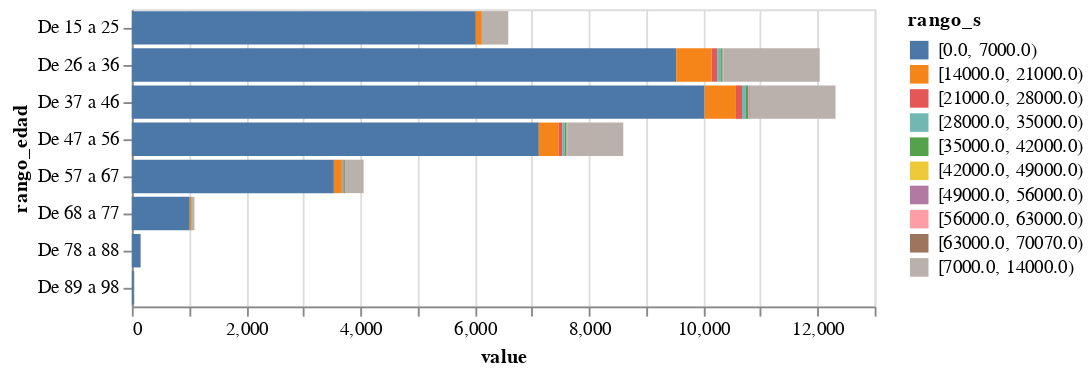

Source (notebook cell):
### Code cell
alt.Chart(df).mark_bar().encode(
    x='value',
    y='rango_edad',
    color='rango_s'
)

### Figure 1 — Vega-Lite specification as saved in the notebook (floating-point values rounded to 4 significant figures)
{"config": {"view": {"continuousWidth": 400, "continuousHeight": 300}}, "data": {"name": "data-255c0ccac0665443db822a3a828ab71b"}, "mark": "bar", "encoding": {"color": {"field": "rango_s", "type": "nominal"}, "x": {"field": "value", "type": "quantitative"}, "y": {"field": "rango_edad", "type": "nominal"}}, "$schema": "https://vega.github.io/schema/vega-lite/v4.17.0.json", "datasets": {"data-255c0ccac0665443db822a3a828ab71b": [{"Unnamed: 0": "0", "rango_s": "[0.0, 7000.0)", "rango_edad": "De 15 a 25", "Autonomía para usar los recursos monetarios en lo que se desee": 6020.0, "variable": 6020.0, "value": 6020.0}, {"Unnamed: 0": "1", "rango_s": "[0.0, 7000.0)", "rango_edad": "De 26 a 36", "Autonomía para usar los recursos monetarios en lo que se desee": 9527.0, "variable": 9527.0, "value": 9527.0}, {"Unnamed: 0": "2", "rango_s": "[0.0, 7000.0)", "rango_edad": "De 37 a 46", "Autonomía para usar los recursos monetarios en lo que se desee": 10020.0, "variable": 10020.0, "value": 10020.0}, {"Unnamed: 0": "3", "rango_s": "[0.0, 7000.0)", "rango_edad": "De 47 a 56", "Autonomía para usar los recursos monetarios en lo que se desee": 7122.0, "variable": 7122.0, "value": 7122.0}, {"Unnamed: 0": "4", "rango_s": "[0.0, 7000.0)", "rango_edad": "De 57 a 67", "Autonomía para usar los recursos monetarios en lo que se desee": 3536.0, "variable": 3536.0, "value": 3536.0}, {"Unnamed: 0": "5", "rango_s": "[0.0, 7000.0)", "rango_edad": "De 68 a 77", "Autonomía para usar los recursos monetarios en lo que se desee": 1013.0, "variable": 1013.0, "value": 1013.0}, {"Unnamed: 0": "6", "rango_s": "[0.0, 7000.0)", "rango_edad": "De 78 a 88", "Autonomía para usar los recursos monetarios en lo que se desee": 153.0, "variable": 153.0, "value": 153.0}, {"Unnamed: 0": "7", "rango_s": "[0.0, 7000.0)", "rango_edad": "De 89 a 98", "Autonomía para usar los recursos monetarios en lo que se desee": 36.0, "variable": 36.0, "value": 36.0}, {"Unnamed: 0": "8", "rango_s": "[7000.0, 14000.0)", "rango_edad": "De 15 a 25", "Autonomía para usar los recursos monetarios en lo que se desee": 446.0, "variable": 446.0, "value": 446.0}, {"Unnamed: 0": "9", "rango_s": "[7000.0, 14000.0)", "rango_edad": "De 26 a 36", "Autonomía para usar los recursos monetarios en lo que se desee": 1686.0, "variable": 1686.0, "value": 1686.0}, {"Unnamed: 0": "10", "rango_s": "[7000.0, 14000.0)", "rango_edad": "De 37 a 46", "Autonomía para usar los recursos monetarios en lo que se desee": 1495.0, "variable": 1495.0, "value": 1495.0}, {"Unnamed: 0": "11", "rango_s": "[7000.0, 14000.0)", "rango_edad": "De 47 a 56", "Autonomía para usar los recursos monetarios en lo que se desee": 975.0, "variable": 975.0, "value": 975.0}, {"Unnamed: 0": "12", "rango_s": "[7000.0, 14000.0)", "rango_edad": "De 57 a 67", "Autonomía para usar los recursos monetarios en lo que se desee": 312.0, "variable": 312.0, "value": 312.0}, {"Unnamed: 0": "13", "rango_s": "[7000.0, 14000.0)", "rango_edad": "De 68 a 77", "Autonomía para usar los recursos monetarios en lo que se desee": 40.0, "variable": 40.0, "value": 40.0}, {"Unnamed: 0": "14", "rango_s": "[7000.0, 14000.0)", "rango_edad": "De 78 a 88", "Autonomía para usar los recursos monetarios en lo que se desee": 3.0, "variable": 3.0, "value": 3.0}, {"Unnamed: 0": "15", "rango_s": "[7000.0, 14000.0)", "rango_edad": "De 89 a 98", "Autonomía para usar los recursos monetarios en lo que se desee": 5.0, "variable": 5.0, "value": 5.0}, {"Unnamed: 0": "16", "rango_s": "[14000.0, 21000.0)", "rango_edad": "De 15 a 25", "Autonomía para usar los recursos monetarios en lo que se desee": 100.0, "variable": 100.0, "value": 100.0}, {"Unnamed: 0": "17", "rango_s": "[14000.0, 21000.0)", "rango_edad": "De 26 a 36", "Autonomía para usar los recursos monetarios en lo que se desee": 619.0, "variable": 619.0, "value": 619.0}, {"Unnamed: 0": "18", "rango_s": "[14000.0, 21000.0)", "rango_edad": "De 37 a 46", "Autonomía para usar los recursos monetarios en lo que se desee": 550.0, "variable": 550.0, "value": 550.0}, {"Unnamed: 0": "19", "rango_s": "[14000.0, 21000.0)", "rango_edad": "De 47 a 56", "Autonomía para usar los recursos monetarios en lo que se desee": 350.0, "variable": 350.0, "value": 350.0}, {"Unnamed: 0": "20", "rango_s": "[14000.0, 21000.0)", "rango_edad": "De 57 a 67", "Autonomía para usar los recursos monetarios en lo que se desee": 135.0, "variable": 135.0, "value": 135.0}, {"Unnamed: 0": "21", "rango_s": "[14000.0, 21000.0)", "rango_edad": "De 68 a 77", "Autonomía para usar los recursos monetarios en lo que se desee": 26.0, "variable": 26.0, "value": 26.0}, {"Unnamed: 0": "22", "rango_s": "[14000.0, 21000.0)", "rango_edad": "De 78 a 88", "Autonomía para usar los recursos monetarios en lo que se desee": 3.0, "variable": 3.0, "value": 3.0}, {"Unnamed: 0": "23", "rango_s": "[14000.0, 21000.0)", "rango_edad": "De 89 a 98", "Autonomía para usar los recursos monetarios en lo que se desee": 1.0, "variable": 1.0, "value": 1.0}, {"Unnamed: 0": "24", "rango_s": "[21000.0, 28000.0)", "rango_edad": "De 15 a 25", "Autonomía para usar los recursos monetarios en lo que se desee": 10.0, "variable": 10.0, "value": 10.0}, {"Unnamed: 0": "25", "rango_s": "[21000.0, 28000.0)", "rango_edad": "De 26 a 36", "Autonomía para usar los recursos monetarios en lo que se desee": 98.0, "variable": 98.0, "value": 98.0}, {"Unnamed: 0": "26", "rango_s": "[21000.0, 28000.0)", "rango_edad": "De 37 a 46", "Autonomía para usar los recursos monetarios en lo que se desee": 106.0, "variable": 106.0, "value": 106.0}, {"Unnamed: 0": "27", "rango_s": "[21000.0, 28000.0)", "rango_edad": "De 47 a 56", "Autonomía para usar los recursos monetarios en lo que se desee": 59.0, "variable": 59.0, "value": 59.0}, {"Unnamed: 0": "28", "rango_s": "[21000.0, 28000.0)", "rango_edad": "De 57 a 67", "Autonomía para usar los recursos monetarios en lo que se desee": 19.0, "variable": 19.0, "value": 19.0}, {"Unnamed: 0": "29", "rango_s": "[21000.0, 28000.0)", "rango_edad": "De 68 a 77", "Autonomía para usar los recursos monetarios en lo que se desee": 5.0, "variable": 5.0, "value": 5.0}, {"Unnamed: 0": "30", "rango_s": "[21000.0, 28000.0)", "rango_edad": "De 78 a 88", "Autonomía para usar los recursos monetarios en lo que se desee": 0.0, "variable": 0.0, "value": 0.0}, {"Unnamed: 0": "31", "rango_s": "[21000.0, 28000.0)", "rango_edad": "De 89 a 98", "Autonomía para usar los recursos monetarios en lo que se desee": 0.0, "variable": 0.0, "value": 0.0}, {"Unnamed: 0": "32", "rango_s": "[28000.0, 35000.0)", "rango_edad": "De 15 a 25", "Autonomía para usar los recursos monetarios en lo que se desee": 7.0, "variable": 7.0, "value": 7.0}, {"Unnamed: 0": "33", "rango_s": "[28000.0, 35000.0)", "rango_edad": "De 26 a 36", "Autonomía para usar los recursos monetarios en lo que se desee": 69.0, "variable": 69.0, "value": 69.0}, {"Unnamed: 0": "34", "rango_s": "[28000.0, 35000.0)", "rango_edad": "De 37 a 46", "Autonomía para usar los recursos monetarios en lo que se desee": 69.0, "variable": 69.0, "value": 69.0}, {"Unnamed: 0": "35", "rango_s": "[28000.0, 35000.0)", "rango_edad": "De 47 a 56", "Autonomía para usar los recursos monetarios en lo que se desee": 48.0, "variable": 48.0, "value": 48.0}, {"Unnamed: 0": "36", "rango_s": "[28000.0, 35000.0)", "rango_edad": "De 57 a 67", "Autonomía para usar los recursos monetarios en lo que se desee": 25.0, "variable": 25.0, "value": 25.0}, {"Unnamed: 0": "37", "rango_s": "[28000.0, 35000.0)", "rango_edad": "De 68 a 77", "Autonomía para usar los recursos monetarios en lo que se desee": 5.0, "variable": 5.0, "value": 5.0}, {"Unnamed: 0": "38", "rango_s": "[28000.0, 35000.0)", "rango_edad": "De 78 a 88", "Autonomía para usar los recursos monetarios en lo que se desee": 1.0, "variable": 1.0, "value": 1.0}, {"Unnamed: 0": "39", "rango_s": "[28000.0, 35000.0)", "rango_edad": "De 89 a 98", "Autonomía para usar los recursos monetarios en lo que se desee": 1.0, "variable": 1.0, "value": 1.0}, {"Unnamed: 0": "40", "rango_s": "[35000.0, 42000.0)", "rango_edad": "De 15 a 25", "Autonomía para usar los recursos monetarios en lo que se desee": 5.0, "variable": 5.0, "value": 5.0}, {"Unnamed: 0": "41", "rango_s": "[35000.0, 42000.0)", "rango_edad": "De 26 a 36", "Autonomía para usar los recursos monetarios en lo que se desee": 26.0, "variable": 26.0, "value": 26.0}, {"Unnamed: 0": "42", "rango_s": "[35000.0, 42000.0)", "rango_edad": "De 37 a 46", "Autonomía para usar los recursos monetarios en lo que se desee": 36.0, "variable": 36.0, "value": 36.0}, {"Unnamed: 0": "43", "rango_s": "[35000.0, 42000.0)", "rango_edad": "De 47 a 56", "Autonomía para usar los recursos monetarios en lo que se desee": 27.0, "variable": 27.0, "value": 27.0}, {"Unnamed: 0": "44", "rango_s": "[35000.0, 42000.0)", "rango_edad": "De 57 a 67", "Autonomía para usar los recursos monetarios en lo que se desee": 15.0, "variable": 15.0, "value": 15.0}, {"Unnamed: 0": "45", "rango_s": "[35000.0, 42000.0)", "rango_edad": "De 68 a 77", "Autonomía para usar los recursos monetarios en lo que se desee": 4.0, "variable": 4.0, "value": 4.0}, {"Unnamed: 0": "46", "rango_s": "[35000.0, 42000.0)", "rango_edad": "De 78 a 88", "Autonomía para usar los recursos monetarios en lo que se desee": 0.0, "variable": 0.0, "value": 0.0}, {"Unnamed: 0": "47", "rango_s": "[35000.0, 42000.0)", "rango_edad": "De 89 a 98", "Autonomía para usar los recursos monetarios en lo que se desee": 0.0, "variable": 0.0, "value": 0.0}, {"Unnamed: 0": "48", "rango_s": "[42000.0, 49000.0)", "rango_edad": "De 15 a 25", "Autonomía para usar los recursos monetarios en lo que se desee": 0.0, "variable": 0.0, "value": 0.0}, {"Unnamed: 0": "49", "rango_s": "[42000.0, 49000.0)", "rango_edad": "De 26 a 36", "Autonomía para usar los recursos monetarios en lo que se desee": 3.0, "variable": 3.0, "value": 3.0}, {"Unnamed: 0": "50", "rango_s": "[42000.0, 49000.0)", "rango_edad": "De 37 a 46", "Autonomía para usar los recursos monetarios en lo que se desee": 7.0, "variable": 7.0, "value": 7.0}, {"Unnamed: 0": "51", "rango_s": "[42000.0, 49000.0)", "rango_edad": "De 47 a 56", "Autonomía para usar los recursos monetarios en lo que se desee": 3.0, "variable": 3.0, "value": 3.0}, {"Unnamed: 0": "52", "rango_s": "[42000.0, 49000.0)", "rango_edad": "De 57 a 67", "Autonomía para usar los recursos monetarios en lo que se desee": 2.0, "variable": 2.0, "value": 2.0}, {"Unnamed: 0": "53", "rango_s": "[42000.0, 49000.0)", "rango_edad": "De 68 a 77", "Autonomía para usar los recursos monetarios en lo que se desee": 0.0, "variable": 0.0, "value": 0.0}, {"Unnamed: 0": "54", "rango_s": "[42000.0, 49000.0)", "rango_edad": "De 78 a 88", "Autonomía para usar los recursos monetarios en lo que se desee": 0.0, "variable": 0.0, "value": 0.0}, {"Unnamed: 0": "55", "rango_s": "[42000.0, 49000.0)", "rango_edad": "De 89 a 98", "Autonomía para usar los recursos monetarios en lo que se desee": 0.0, "variable": 0.0, "value": 0.0}, {"Unnamed: 0": "56", "rango_s": "[49000.0, 56000.0)", "rango_edad": "De 15 a 25", "Autonomía para usar los recursos monetarios en lo que se desee": 0.0, "variable": 0.0, "value": 0.0}, {"Unnamed: 0": "57", "rango_s": "[49000.0, 56000.0)", "rango_edad": "De 26 a 36", "Autonomía para usar los recursos monetarios en lo que se desee": 8.0, "variable": 8.0, "value": 8.0}, {"Unnamed: 0": "58", "rango_s": "[49000.0, 56000.0)", "rango_edad": "De 37 a 46", "Autonomía para usar los recursos monetarios en lo que se desee": 23.0, "variable": 23.0, "value": 23.0}, {"Unnamed: 0": "59", "rango_s": "[49000.0, 56000.0)", "rango_edad": "De 47 a 56", "Autonomía para usar los recursos monetarios en lo que se desee": 13.0, "variable": 13.0, "value": 13.0}, {"Unnamed: 0": "60", "rango_s": "[49000.0, 56000.0)", "rango_edad": "De 57 a 67", "Autonomía para usar los recursos monetarios en lo que se desee": 10.0, "variable": 10.0, "value": 10.0}, {"Unnamed: 0": "61", "rango_s": "[49000.0, 56000.0)", "rango_edad": "De 68 a 77", "Autonomía para usar los recursos monetarios en lo que se desee": 1.0, "variable": 1.0, "value": 1.0}, {"Unnamed: 0": "62", "rango_s": "[49000.0, 56000.0)", "rango_edad": "De 78 a 88", "Autonomía para usar los recursos monetarios en lo que se desee": 0.0, "variable": 0.0, "value": 0.0}, {"Unnamed: 0": "63", "rango_s": "[49000.0, 56000.0)", "rango_edad": "De 89 a 98", "Autonomía para usar los recursos monetarios en lo que se desee": 0.0, "variable": 0.0, "value": 0.0}, {"Unnamed: 0": "64", "rango_s": "[56000.0, 63000.0)", "rango_edad": "De 15 a 25", "Autonomía para usar los recursos monetarios en lo que se desee": 0.0, "variable": 0.0, "value": 0.0}, {"Unnamed: 0": "65", "rango_s": "[56000.0, 63000.0)", "rango_edad": "De 26 a 36", "Autonomía para usar los recursos monetarios en lo que se desee": 3.0, "variable": 3.0, "value": 3.0}, {"Unnamed: 0": "66", "rango_s": "[56000.0, 63000.0)", "rango_edad": "De 37 a 46", "Autonomía para usar los recursos monetarios en lo que se desee": 3.0, "variable": 3.0, "value": 3.0}, {"Unnamed: 0": "67", "rango_s": "[56000.0, 63000.0)", "rango_edad": "De 47 a 56", "Autonomía para usar los recursos monetarios en lo que se desee": 3.0, "variable": 3.0, "value": 3.0}, {"Unnamed: 0": "68", "rango_s": "[56000.0, 63000.0)", "rango_edad": "De 57 a 67", "Autonomía para usar los recursos monetarios en lo que se desee": 2.0, "variable": 2.0, "value": 2.0}, {"Unnamed: 0": "69", "rango_s": "[56000.0, 63000.0)", "rango_edad": "De 68 a 77", "Autonomía para usar los recursos monetarios en lo que se desee": 0.0, "variable": 0.0, "value": 0.0}, {"Unnamed: 0": "70", "rango_s": "[56000.0, 63000.0)", "rango_edad": "De 78 a 88", "Autonomía para usar los recursos monetarios en lo que se desee": 0.0, "variable": 0.0, "value": 0.0}, {"Unnamed: 0": "71", "rango_s": "[56000.0, 63000.0)", "rango_edad": "De 89 a 98", "Autonomía para usar los recursos monetarios en lo que se desee": 0.0, "variable": 0.0, "value": 0.0}, {"Unnamed: 0": "72", "rango_s": "[63000.0, 70070.0)", "rango_edad": "De 15 a 25", "Autonomía para usar los recursos monetarios en lo que se desee": 0.0, "variable": 0.0, "value": 0.0}, {"Unnamed: 0": "73", "rango_s": "[63000.0, 70070.0)", "rango_edad": "De 26 a 36", "Autonomía para usar los recursos monetarios en lo que se desee": 0.0, "variable": 0.0, "value": 0.0}, {"Unnamed: 0": "74", "rango_s": "[63000.0, 70070.0)", "rango_edad": "De 37 a 46", "Autonomía para usar los recursos monetarios en lo que se desee": 3.0, "variable": 3.0, "value": 3.0}, {"Unnamed: 0": "75", "rango_s": "[63000.0, 70070.0)", "rango_edad": "De 47 a 56", "Autonomía para usar los recursos monetarios en lo que se desee": 1.0, "variable": 1.0, "value": 1.0}, {"Unnamed: 0": "76", "rango_s": "[63000.0, 70070.0)", "rango_edad": "De 57 a 67", "Autonomía para usar los recursos monetarios en lo que se desee": 0.0, "variable": 0.0, "value": 0.0}, {"Unnamed: 0": "77", "rango_s": "[63000.0, 70070.0)", "rango_edad": "De 68 a 77", "Autonomía para usar los recursos monetarios en lo que se desee": 1.0, "variable": 1.0, "value": 1.0}, {"Unnamed: 0": "78", "rango_s": "[63000.0, 70070.0)", "rango_edad": "De 78 a 88", "Autonomía para usar los recursos monetarios en lo que se desee": 0.0, "variable": 0.0, "value": 0.0}, {"Unnamed: 0": "79", "rango_s": "[63000.0, 70070.0)", "rango_edad": "De 89 a 98", "Autonomía para usar los recursos monetarios en lo que se desee": 1.0, "variable": 1.0, "value": 1.0}, {"Unnamed: 0": "rango_s", "rango_s": null, "rango_edad": null, "Autonomía para usar los recursos monetarios en lo que se desee": null, "variable": null, "value": null}, {"Unnamed: 0": "rango_edad", "rango_s": null, "rango_edad": null, "Autonomía para usar los recursos monetarios en lo que se desee": null, "variable": null, "value": null}]}}
